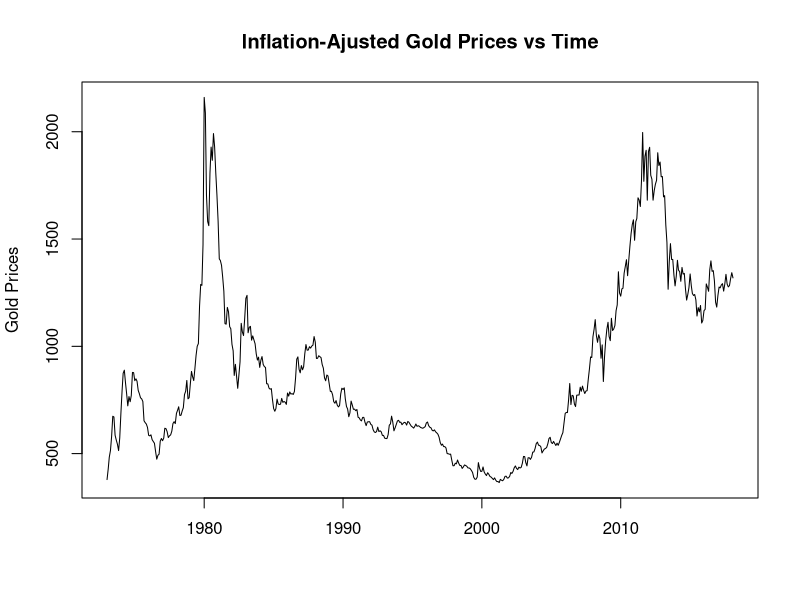
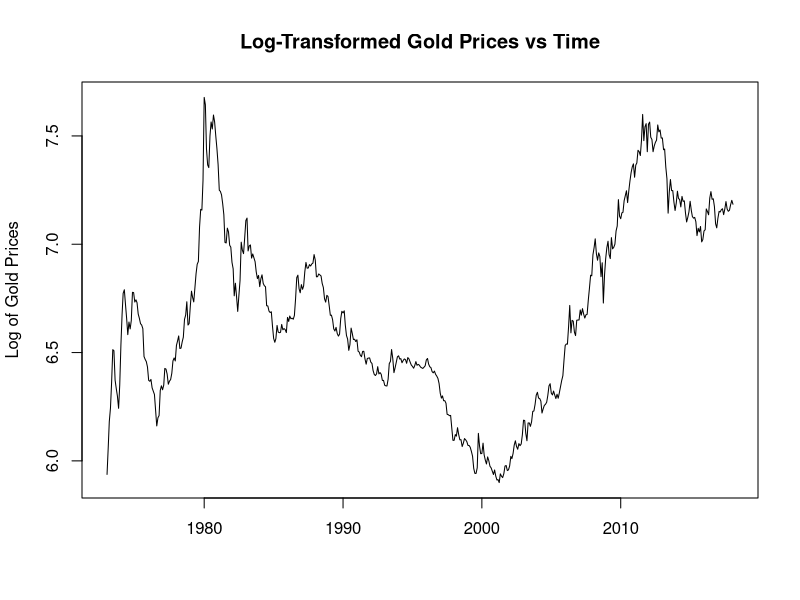
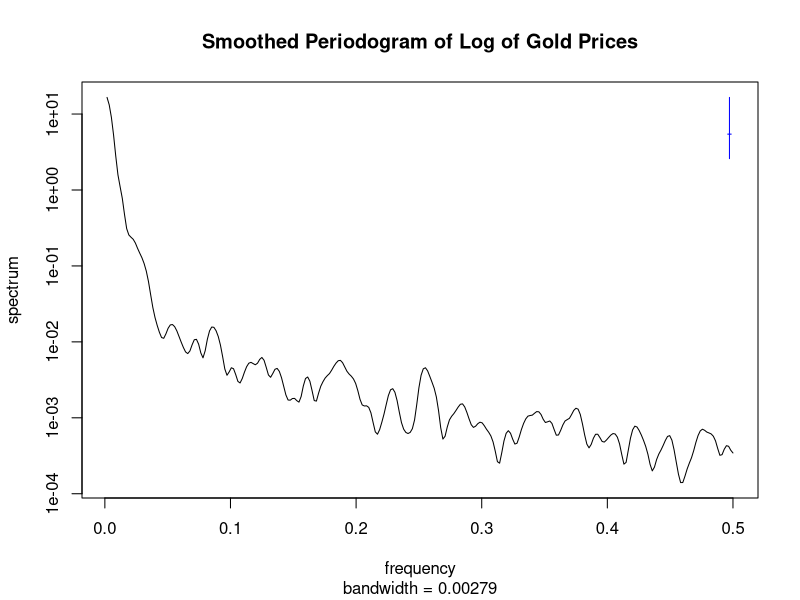
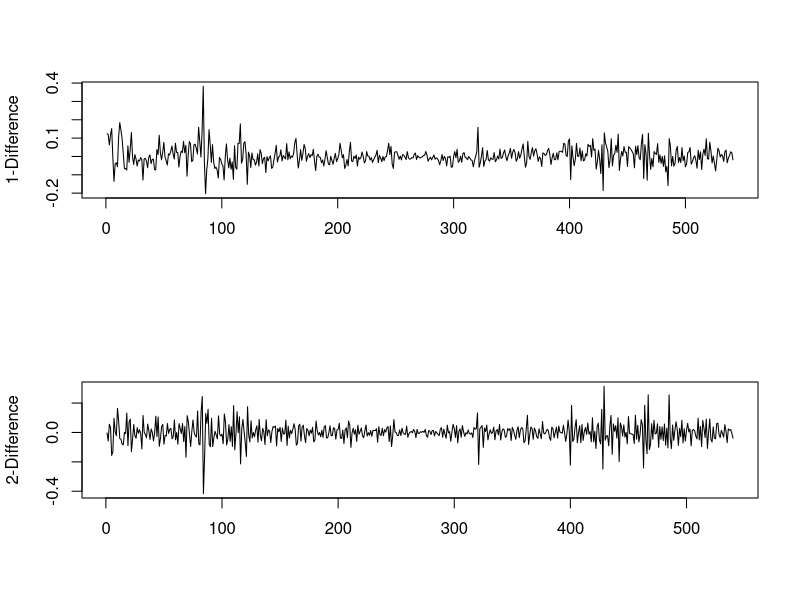
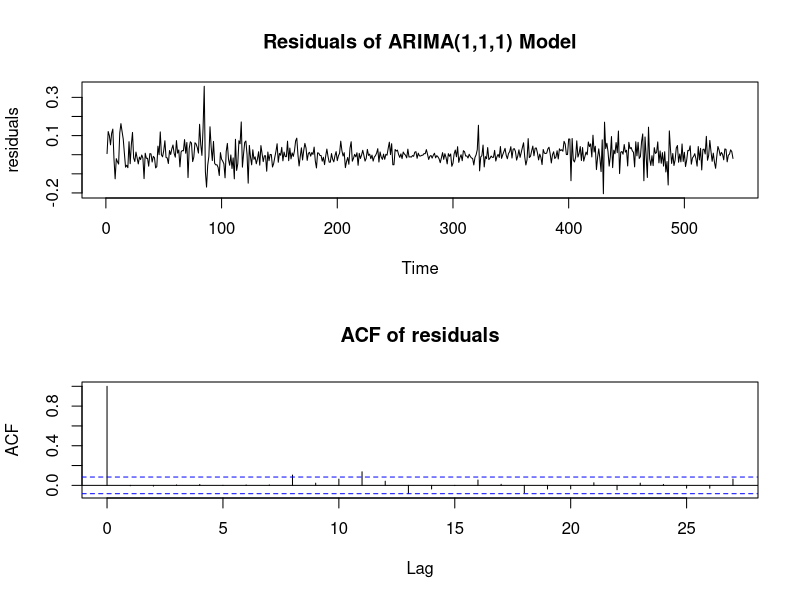
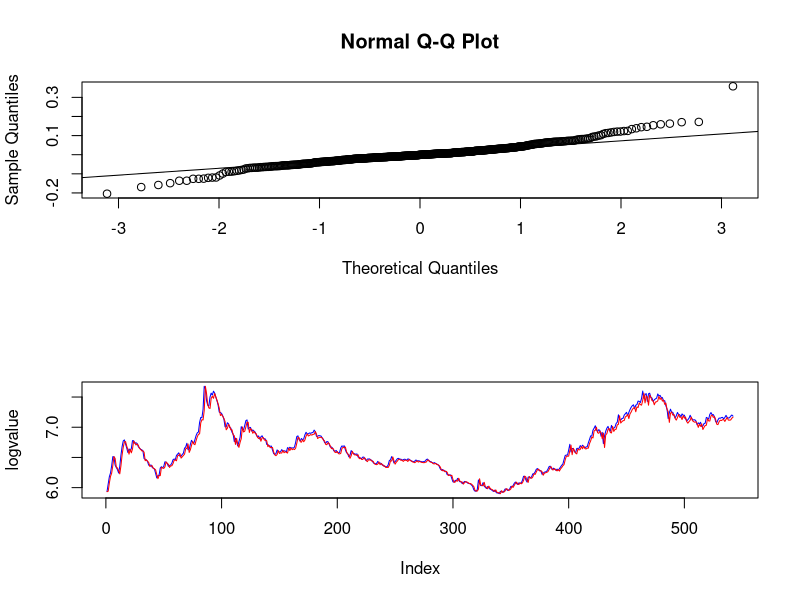

Here is the R script that generated these plots, in order:
## ---- chunk 1
cat("1. [Introduction](#introduction)\n")
cat("2. [Explore the Data](#explore)\n")
cat("3. [Model Selection](#selection)\n")
cat("4. [Model Diagnostic](#diag)\n")
cat("5. [Model Evaluation](#eval)\n")
cat("6. [Conclusion](#conclu)\n")
cat("7. [References](#ref)\n")
## ---- chunk 2
gold <- read.csv("gold.csv", header = T)
gold$date <- format(as.Date(gold$date, format = "%m/%d/%Y"), "%Y-%m-%d")
head(gold)
summary(gold$real)
## ---- chunk 3
date <- as.Date(gold$date)
value <- as.numeric(gold$real)
plot(date,value,main = "Inflation-Ajusted Gold Prices vs Time", xlab = "", ylab = "Gold Prices",type="l")
## ---- chunk 4
logvalue <- log(value)
plot(date,logvalue,main = "Log-Transformed Gold Prices vs Time", xlab = "", ylab = "Log of Gold Prices",type="l")
## ---- chunk 5
spectrum(logvalue,spans=c(3,5,3), main="Smoothed Periodogram of Log of Gold Prices")
## ---- chunk 6
par(mfrow=c(2,1))
plot(diff(logvalue,differences = 1),type='l',xlab="",ylab='1-Difference')
plot(diff(logvalue,differences = 2),type='l',xlab="",ylab='2-Difference')


## ---- chunk 7
aic_table <- function(data,P,Q){
  table <- matrix(NA,(P+1),(Q+1))
  for(p in 0:P) {
    for(q in 0:Q) {
       table[p+1,q+1] <- arima(data,order=c(p,1,q))$aic
    }
  }
  dimnames(table) <- list(paste("<b> AR",0:P, "</b>", sep=""),paste("MA",0:Q,sep=""))
  table
}
gold_aic_table <- aic_table(logvalue,4,3)
require(knitr)
kable(gold_aic_table,digits=2)

## ---- chunk 8
log_arma11 <- arima(logvalue,order=c(1,1,1))
log_arma11
## ---- chunk 9
AR_roots <- polyroot(c(1,-coef(log_arma11)[c("ar1")]))
AR_roots
## ---- chunk 10
MA_roots <- polyroot(c(1,coef(log_arma11)[c("ma1")]))
MA_roots
## ---- chunk 11
log_arma02 <- arima(logvalue,order=c(0,1,2))
log_arma02
## ---- chunk 12
MA_roots <- polyroot(c(1,coef(log_arma02)[c("ma1","ma2")]))
MA_roots
## ---- chunk 13
plot(log_arma11$resid,ylab = "residuals",main = "Residuals of ARIMA(1,1,1) Model")
## ---- chunk 14
acf(log_arma11$resid,main = "ACF of residuals")
## ---- chunk 15
qqnorm(log_arma11$resid)
qqline(log_arma11$resid,probs = c(0.25,0.75))
## ---- chunk 16
library(forecast)
plot(logvalue,type = "l",col="blue")
par(new=TRUE)
arima111 <- Arima(logvalue,model=log_arma11)
plot(forecast(arima111)$fitted,type = "l", col="red", axes=FALSE,xlab='',ylab='')
